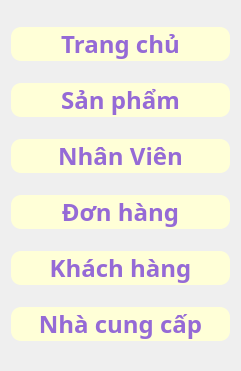
   <widget class="QWidget" name="widget" native="true">
    <property name="geometry">
     <rect>
      <x>10</x>
      <y>160</y>
      <width>241</width>
      <height>371</height>
     </rect>
    </property>
    <layout class="QVBoxLayout" name="verticalLayout">
     <item>
      <widget class="QPushButton" name="btn_home">
       <property name="font">
        <font>
         <family>Arial Black</family>
         <pointsize>18</pointsize>
         <weight>75</weight>
         <italic>false</italic>
         <bold>true</bold>
        </font>
       </property>
       <property name="styleSheet">
        <string notr="true">QPushButton {
    background-color:rgb(255, 255, 215); /* Màu nền xanh dương */
    /* Màu chữ trắng rgb(255, 255, 215)*/
	color: rgb(149, 106, 214);
    border-radius: 10px; /* Bo góc */
}
QPushButton:hover {
 /* Màu nền khi rê chuột */
	background-color: rgb(108, 187, 174);
color: white
}
QPushButton:pressed {
    background-color: rgb(31, 97, 141); /* Màu nền khi nhấn */
}</string>
       </property>
       <property name="text">
        <string>Trang chủ</string>
       </property>
       <property name="icon">
        <iconset>
         <normaloff>../hinhanh/home.png</normaloff>../hinhanh/home.png</iconset>
       </property>
      </widget>
     </item>
     <item>
      <widget class="QPushButton" name="btn_spham">
       <property name="font">
        <font>
         <family>Arial Black</family>
         <pointsize>18</pointsize>
         <weight>75</weight>
         <bold>true</bold>
        </font>
       </property>
       <property name="styleSheet">
        <string notr="true">QPushButton {
    background-color:rgb(255, 255, 215); /* Màu nền xanh dương */
    /* Màu chữ trắng rgb(255, 255, 215)*/
	color: rgb(149, 106, 214);
    border-radius: 10px; /* Bo góc */
}
QPushButton:hover {
 /* Màu nền khi rê chuột */
	background-color: rgb(108, 187, 174);
color: white
}
QPushButton:pressed {
    background-color: rgb(31, 97, 141); /* Màu nền khi nhấn */
}</string>
       </property>
       <property name="text">
        <string>Sản phẩm</string>
       </property>
      </widget>
     </item>
     <item>
      <widget class="QPushButton" name="btn_nhanvien">
       <property name="font">
        <font>
         <family>Arial Black</family>
         <pointsize>18</pointsize>
         <weight>75</weight>
         <italic>false</italic>
         <bold>true</bold>
        </font>
       </property>
       <property name="styleSheet">
        <string notr="true">QPushButton {
    background-color:rgb(255, 255, 215); /* Màu nền xanh dương */
    /* Màu chữ trắng rgb(255, 255, 215)*/
	color: rgb(149, 106, 214);
    border-radius: 10px; /* Bo góc */
}
QPushButton:hover {
 /* Màu nền khi rê chuột */
	background-color: rgb(108, 187, 174);
color: white
}
QPushButton:pressed {
    background-color: rgb(31, 97, 141); /* Màu nền khi nhấn */
}</string>
       </property>
       <property name="text">
        <string>Nhân Viên</string>
       </property>
       <property name="icon">
        <iconset>
         <normaloff>../hinhanh/4.png</normaloff>../hinhanh/4.png</iconset>
       </property>
      </widget>
     </item>
     <item>
      <widget class="QPushButton" name="btn_donhang">
       <property name="font">
        <font>
         <family>Arial Black</family>
         <pointsize>18</pointsize>
         <weight>75</weight>
         <bold>true</bold>
        </font>
       </property>
       <property name="styleSheet">
        <string notr="true">QPushButton {
    background-color:rgb(255, 255, 215); /* Màu nền xanh dương */
    /* Màu chữ trắng rgb(255, 255, 215)*/
	color: rgb(149, 106, 214);
    border-radius: 10px; /* Bo góc */
}
QPushButton:hover {
 /* Màu nền khi rê chuột */
	background-color: rgb(108, 187, 174);
color: white
}
QPushButton:pressed {
    background-color: rgb(31, 97, 141); /* Màu nền khi nhấn */
}</string>
       </property>
       <property name="text">
        <string>Đơn hàng</string>
       </property>
      </widget>
     </item>
     <item>
      <widget class="QPushButton" name="btn_khachhang">
       <property name="font">
        <font>
         <family>Arial Black</family>
         <pointsize>18</pointsize>
         <weight>75</weight>
         <bold>true</bold>
        </font>
       </property>
       <property name="styleSheet">
        <string notr="true">QPushButton {
    background-color:rgb(255, 255, 215); /* Màu nền xanh dương */
    /* Màu chữ trắng rgb(255, 255, 215)*/
	color: rgb(149, 106, 214);
    border-radius: 10px; /* Bo góc */
}
QPushButton:hover {
 /* Màu nền khi rê chuột */
	background-color: rgb(108, 187, 174);
color: white
}
QPushButton:pressed {
    background-color: rgb(31, 97, 141); /* Màu nền khi nhấn */
}</string>
       </property>
       <property name="text">
        <string>Khách hàng</string>
       </property>
      </widget>
     </item>
     <item>
      <widget class="QPushButton" name="btn_nhacc">
       <property name="font">
        <font>
         <family>Arial Black</family>
         <pointsize>18</pointsize>
         <weight>75</weight>
         <bold>true</bold>
        </font>
       </property>
       <property name="styleSheet">
        <string notr="true">QPushButton {
    background-color:rgb(255, 255, 215); /* Màu nền xanh dương */
    /* Màu chữ trắng rgb(255, 255, 215)*/
	color: rgb(149, 106, 214);
    border-radius: 10px; /* Bo góc */
}
QPushButton:hover {
 /* Màu nền khi rê chuột */
	background-color: rgb(108, 187, 174);
color: white
}
QPushButton:pressed {
    background-color: rgb(31, 97, 141); /* Màu nền khi nhấn */
}</string>
       </property>
       <property name="text">
        <string>Nhà cung cấp</string>
       </property>
      </widget>
     </item>
    </layout>
   </widget>
